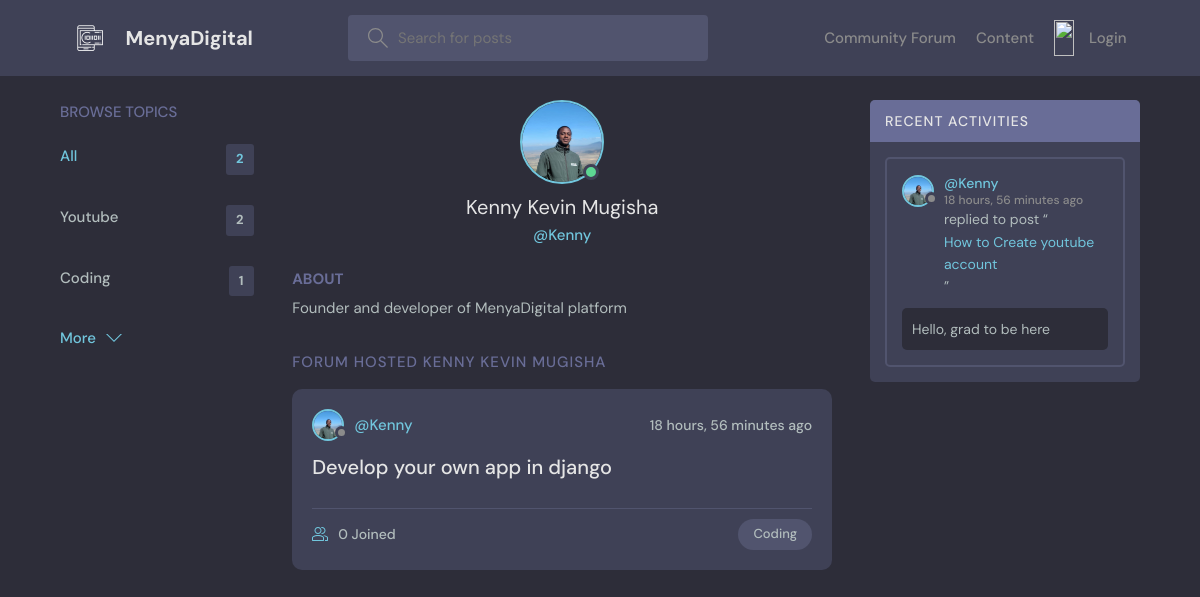
Before: /profile/3/ with the older database file.
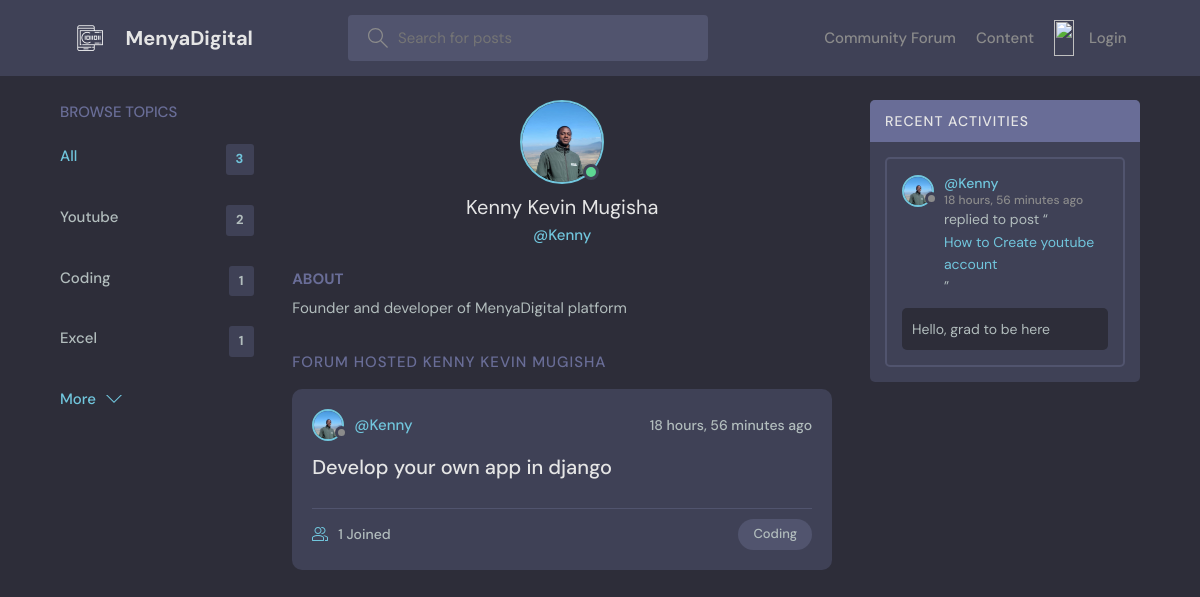
After: the same page with the newer database file.
### menyaApp/models.py (models this page shows, shortened)
class Topic(models.Model):
    name = models.CharField(max_length=200)

class Room(models.Model):
    host = models.ForeignKey(User, on_delete=models.SET_NULL, null=True)
    topic = models.ForeignKey(Topic, on_delete=models.SET_NULL, null=True)
    name = models.CharField(max_length=200)
    description = models.TextField(null=True, blank=True)
    participants = models.ManyToManyField(User, related_name="participants", blank=True)
    updated = models.DateTimeField(auto_now=True)
    created = models.DateTimeField(auto_now_add=True)
    class Meta:
        ordering = ["-updated", "-created"]
    def __str__(self):
        return self.name

class User(AbstractUser):
    username = models.CharField(max_length=150, unique=True, null=True, blank=True)
    name = models.CharField(max_length=200, null=True)
    email = models.EmailField(unique=True, null=True)
    bio = models.TextField(null=True)
    avatar = models.ImageField(null=True, default="avatar.svg")
    USERNAME_FIELD = "email"
    REQUIRED_FIELDS = ["username"]

class Message(models.Model):
    user = models.ForeignKey(User, on_delete=models.CASCADE)
    room = models.ForeignKey(Room, on_delete=models.CASCADE)
    body = models.TextField()
    updated = models.DateTimeField(auto_now=True)
    created = models.DateTimeField(auto_now_add=True)
    class Meta:
        ordering = ["-updated", "-created"]

### menyaApp/views.py (the view)
# urls.py: path("profile/<str:pk>/", views.userProfile, name="user-profile"),
def userProfile(request, pk):
    user = User.objects.get(id=pk)
    rooms = user.room_set.all()
    room_messages = user.message_set.all()
    topics = Topic.objects.all()
    context = {
        "user": user,
        "rooms": rooms,
        "room_messages": room_messages,
        "topics": topics,
    }
    return render(request, "base/profile.html", context)

### menyaApp/templates/base/profile.html (shortened to what this page needs)
{% extends 'main.html' %}
{% block content %}
<main class="profile-page layout layout--3">
  <div class="container">
    {% include 'base/topics_component.html' %}
    <div class="roomList">
      <div class="profile">
        <div class="profile__avatar">
          <div class="avatar avatar--large active">
            <img src="{{user.avatar.url}}" />
          </div>
        </div>
        <div class="profile__info">
          <h3>{{user.name}}</h3>
          <p>@{{user.username}}</p>
        </div>
        <div class="profile__about">
          <h3>About</h3>
          <p>
            {{user.bio}}
          </p>
        </div>
      </div>
      <div class="roomList__header">
        <div>
          <h2>Forum Hosted {{ user.name }}</a>
          </h2>
        </div>
      </div>
      {% include 'base/feed_component.html' %}
    </div>
    {% include 'base/activity_component.html' %}
  </div>
</main>
{% endblock content %}

### menyaApp/templates/base/topics_component.html
<div class="topics">
  <div class="topics__header">
    <h2>Browse Topics</h2>
  </div>
  <ul class="topics__list">
    <li>
      <a href="{% url 'home' %}" class="active"
        >All <span>{{topics.count}}</span></a
      >
    </li>
    {% for topic in topics %}
    <li>
      <a href="{% url 'home' %}?q={{topic.name}}"
        >{{topic.name}}<span>{{topic.room_set.all.count}}</span></a
      >
    </li>
    {% endfor %}
  </ul>
  <a class="btn btn--link" href="{% url 'topics' %}">
    More
    <svg
      version="1.1"
      xmlns="http://www.w3.org/2000/svg"
      width="32"
      height="32"
      viewBox="0 0 32 32"
    >
      <title>chevron-down</title>
      <path d="M16 21l-13-13h-3l16 16 16-16h-3l-13 13z"></path>
    </svg>
  </a>
</div>

### menyaApp/templates/base/feed_component.html (shortened to what this page needs)
{% for room in rooms %}
<div class="roomListRoom">
  <div class="roomListRoom__header">
    <a
      href="{% url 'user-profile' room.host.id %}"
      class="roomListRoom__author"
    >
      <div class="avatar avatar--small">
        <img src="{{room.host.avatar.url}}" />
      </div>
      <span>@{{room.host.username}}</span>
    </a>
    <div class="roomListRoom__actions">
      <span>{{room.created|timesince}} ago</span>
    </div>
  </div>
  <div class="roomListRoom__content">
    <a href="{% url 'room' room.id %}">{{room.name}}</a>
  </div>
  <div class="roomListRoom__meta">
    <a href="{% url 'room' room.id %}" class="roomListRoom__joined">
      {{room.participants.all.count}} Joined
    </a>
    <p class="roomListRoom__topic">{{room.topic.name}}</p>
  </div>
</div>
{% endfor %}

### menyaApp/templates/base/activity_component.html (shortened to what this page needs)
<div class="activities">
  <div class="activities__header">
    <h2>Recent Activities</h2>
  </div>
  {% for message in room_messages %}
  <div class="activities__box">
    <div class="activities__boxHeader roomListRoom__header">
      <a
        href="{% url 'user-profile' message.user.id %}"
        class="roomListRoom__author"
      >
        <div class="avatar avatar--small">
          <img src="{{message.user.avatar.url}}" />
        </div>
        <p>
          @{{message.user.username}}
          <span>{{message.created|timesince}} ago</span>
        </p>
      </a>
    </div>
    <div class="activities__boxContent">
      <p>
        replied to post “<a href="{% url 'room' message.room.id %}"
          >{{message.room}}</a
        >”
      </p>
      <div class="activities__boxRoomContent">{{message.body}}</div>
    </div>
  </div>
  {% endfor %}
</div>

Changed rows visible on the page:
added Topic: name "Excel", room_set.all.count "1"
computed for Room "Develop your own app in django": participants.all.count "0" → "1"
Other visible differences:
{{ topics.count }}: "2" → "3"
